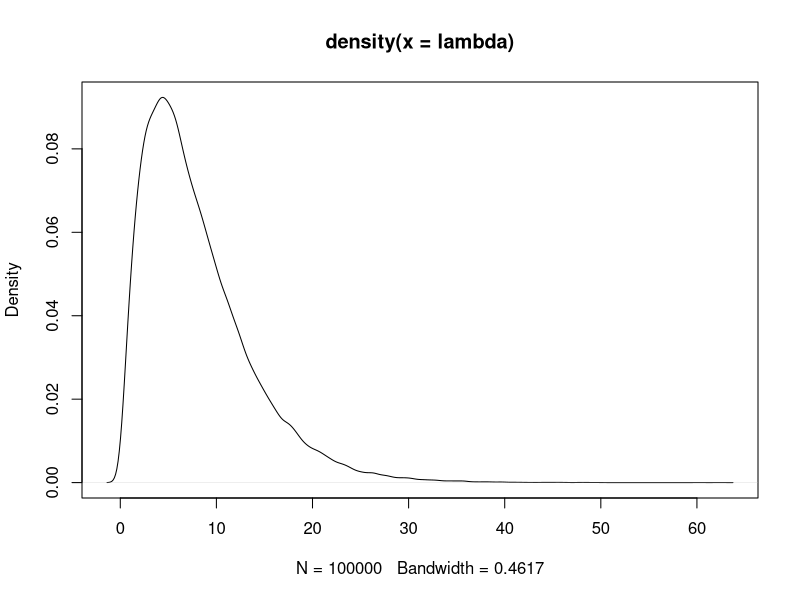
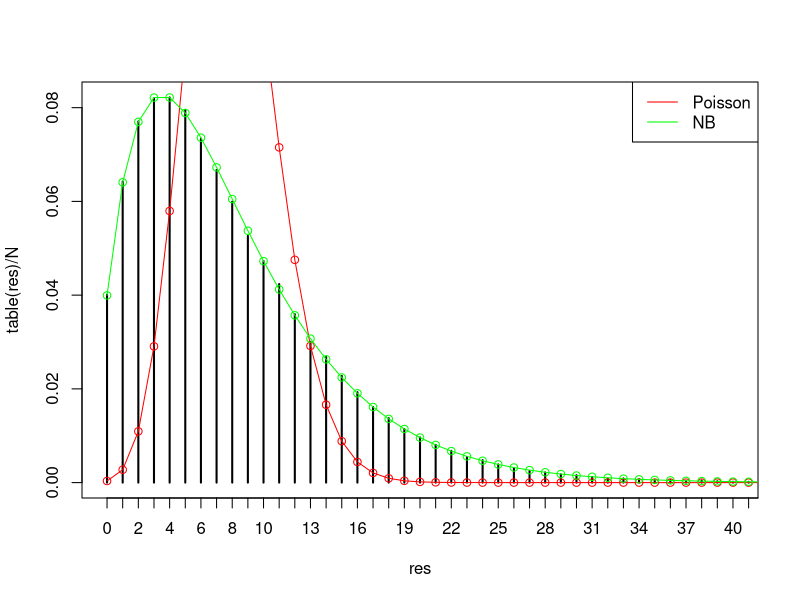

These charts were generated, in order, by the following R code:
N = 100000
lambda = rgamma(N, shape=2,scale = 4) 
res = rpois(N, lambda) #Poissonians with rate according to 

#Plot of the Gamma
mean(lambda)#approx 8
plot(density(lambda))


#Plot of the resulting mixed distribution
plot(table(res)/N, xlim = c(0,40))
mu = mean(res) #approx 8

#Fit of a poissian
xs = 0:42
points(xs, dpois(xs, lambda=(mu)), col='red')
lines(xs, dpois(xs, lambda=(mu)), col='red')


phi=2
mu = mean(res)
v = var(res)
phi = mu^2/(v-mu) #apporx 2
points(xs,dnbinom(xs, mu = mu, size=phi), col='green')
lines(xs,dnbinom(xs, mu = mu, size=phi), col='green')
legend('topright', legend = c('Poisson', 'NB'), col=c('red', 'green'), lty=c(1,1))
